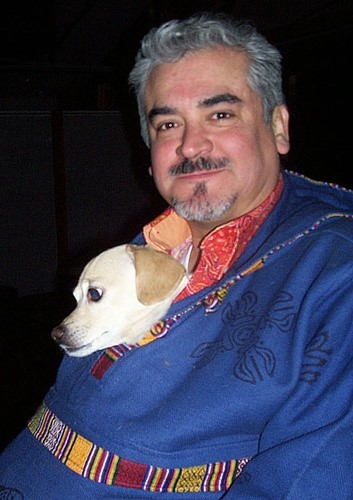
#> input picture phase 4/Lab 4.6/gef_lab4_6/notebooks/pynq_dpu/img/1.jpeg, 353 x 500 px; its folder holds only this picture in this run
$ jupyter execute --allow-errors dpu_yolov3.ipynb   (shell and % lines are left out)
#> lines starting #> are read from the running program, lines starting #| are printed output that depends on the picture
# DPU example: YOLOv3
----

## Aim/s
* This notebooks shows an example of DPU applications. The application,as well as the DPU IP, is pulled from the official
[Vitis AI Github Repository](https://github.com/Xilinx/Vitis-AI).

## References
* [Vitis AI Github Repository](https://www.xilinx.com/products/design-tools/vitis/vitis-ai.html).

## Last revised
* Jun 27, 2022
    * Initial revision
----

## 1. Prepare the overlay
We will download the overlay onto the board.

[cell 1]
from pynq_dpu import DpuOverlay
#> (the rest of this cell did not finish here and is left out)

#> (a cell that did not finish here is left out)

## 2. Utility functions

In this section, we will prepare a few functions for later use.

[cell 3]
import os
import time
import numpy as np
import cv2
import random
import colorsys
from matplotlib.patches import Rectangle
import matplotlib.pyplot as plt

The `load_model()` method will automatically prepare the `graph`
which is used by VART.

**Note** For the KV260 board you may see TLS memory allocation errors if cv2 gets loaded before loading the vitis libraries in the Jupyter Lab environment. Make sure to load cv2 first in these cases.

#> (a cell that did not finish here is left out)

Let's first define a few useful preprocessing functions.

[cell 5]
anchor_list = [10,13,16,30,33,23,30,61,62,45,59,119,116,90,156,198,373,326]
anchor_float = [float(x) for x in anchor_list]
anchors = np.array(anchor_float).reshape(-1, 2)

[cell 6]
'''Get model classification information'''
def get_class(classes_path):
    with open(classes_path) as f:
        class_names = f.readlines()
    class_names = [c.strip() for c in class_names]
    return class_names

classes_path = "img/voc_classes.txt"
#> (the rest of this cell did not finish here and is left out)

#> (a cell that did not finish here is left out)

[cell 8]
'''resize image with unchanged aspect ratio using padding'''
def letterbox_image(image, size):
    ih, iw, _ = image.shape
    w, h = size
    scale = min(w/iw, h/ih)
    #print(scale)

    nw = int(iw*scale)
    nh = int(ih*scale)
    #print(nw)
    #print(nh)

    image = cv2.resize(image, (nw,nh), interpolation=cv2.INTER_LINEAR)
    new_image = np.ones((h,w,3), np.uint8) * 128
    h_start = (h-nh)//2
    w_start = (w-nw)//2
    new_image[h_start:h_start+nh, w_start:w_start+nw, :] = image
    return new_image


'''image preprocessing'''
def pre_process(image, model_image_size):
    image = image[...,::-1]
    image_h, image_w, _ = image.shape

    if model_image_size != (None, None):
        assert model_image_size[0]%32 == 0, 'Multiples of 32 required'
        assert model_image_size[1]%32 == 0, 'Multiples of 32 required'
        boxed_image = letterbox_image(image, tuple(reversed(model_image_size)))
    else:
        new_image_size = (image_w - (image_w % 32), image_h - (image_h % 32))
        boxed_image = letterbox_image(image, new_image_size)
    image_data = np.array(boxed_image, dtype='float32')
    image_data /= 255.
    image_data = np.expand_dims(image_data, 0)
    return image_data

We will also define a few functions to post-process the output after running a DPU task.

[cell 9]
# [48 lines left out: functions _get_feats, correct_boxes, boxes_and_scores, not called in this run]

[cell 10]
'''Draw detection frame'''
# [63 lines left out: functions draw_bbox, nms_boxes, not called in this run]

[cell 11]
# [17 lines left out: function draw_boxes, not called in this run]

[cell 12]
# [37 lines left out: function evaluate, not called in this run]

Keep in mind that our original images are 640x480 so we need to preprocess them
later to make sure it fits our model.

[cell 13]
image_folder = 'img'
original_images = sorted([i for i in os.listdir(image_folder) if i.endswith("jpeg")])
total_images = len(original_images)

[cell 14]
total_images

## 3. Use VART
Now we should be able to use VART to do image classification.

#> (a cell that did not finish here is left out)

#> (a cell that did not finish here is left out)

#> (a cell that did not finish here is left out)

#> (a cell that did not finish here is left out)

#> (a cell that did not finish here is left out)

#> (a cell that did not finish here is left out)

We can define a few buffers to store input and output data. They will be reused
during multiple runs.

#> (a cell that did not finish here is left out)

Remember that we have a list of `original_images`.
We can now define a new function `run()` which takes the image index as
the input, then decode and post-process the output as the detection result.
With the argument `display` set to `True`, the original image as well as the
detected objects and their labels can be rendered.

It is obvious that the range of `image_index` should be [0, `total_images`-1].

[cell 22]
def run(image_index, display=False):
    # Read input image
    input_image = cv2.imread(os.path.join(image_folder, original_images[image_index]))

    # Pre-processing
    image_size = input_image.shape[:2]
    image_data = np.array(pre_process(input_image, (416, 416)), dtype=np.float32)

    # Fetch data to DPU and trigger it
    image[0,...] = image_data.reshape(shapeIn[1:])
    job_id = dpu.execute_async(input_data, output_data)
    dpu.wait(job_id)

    # Retrieve output data
    conv_out0 = np.reshape(output_data[0], shapeOut0)
    conv_out1 = np.reshape(output_data[1], shapeOut1)
    conv_out2 = np.reshape(output_data[2], shapeOut2)
    yolo_outputs = [conv_out0, conv_out1, conv_out2]

    # Decode output from YOLOv3
    boxes, scores, classes = evaluate(yolo_outputs, image_size, class_names, anchors)

    if display:
        _ = draw_boxes(input_image, boxes, scores, classes)
    print("Number of detected objects: {}".format(len(boxes)))

[cell 23]
#asa

Let's run it for 1 image and print out the detected label.

#> (a cell that did not finish here is left out)


We can also run it for multiple images as shown below. In this example
we have only used 1 thread; in principle, users should be able to boost
the performance by employing more threads.

[cell 25]
time1 = time.time()
#> (the rest of this cell did not finish here and is left out)

#> call 2 of run, with image_index = 0, display = False
#> in run, input_image is the input picture: shape (500, 353, 3); mean B, G, R 81, 60.9, 63.6
#> in letterbox_image, `image = cv2.resize(image, (nw,nh), interpolation=cv2.INTER_LINEAR)`:
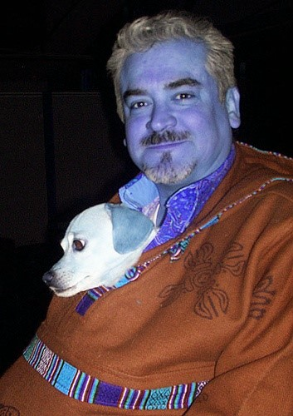
#> image: shape (416, 293, 3); mean of channels 0, 1, 2 63.4, 60.8, 80.9; drawn as B, G, R
#> in letterbox_image, `new_image[h_start:h_start+nh, w_start:w_start+nw, :] = image`:
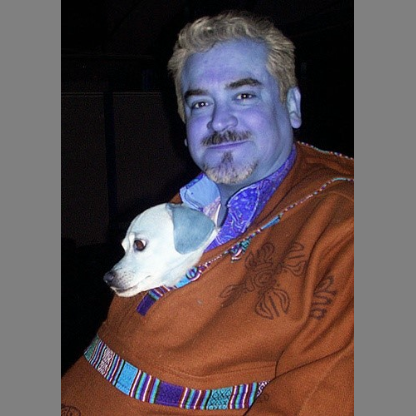
#> new_image: shape (416, 416, 3); mean of channels 0, 1, 2 82.5, 80.6, 94.8; drawn as B, G, R

$ run again, on phase 4/Lab 4.6/gef_lab4_6/notebooks/pynq_dpu/img/2.jpeg
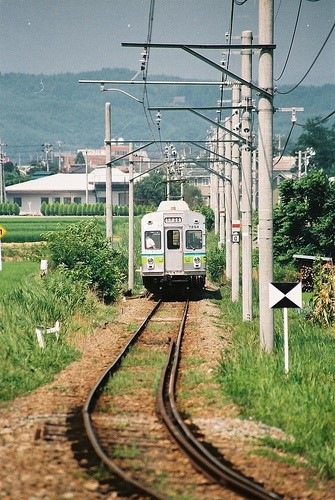
#> input picture phase 4/Lab 4.6/gef_lab4_6/notebooks/pynq_dpu/img/2.jpeg, 335 x 500 px
#> in run, input_image is the input picture: shape (500, 335, 3); mean B, G, R 113.4, 137.3, 133.4
#> in letterbox_image, `image = cv2.resize(image, (nw,nh), interpolation=cv2.INTER_LINEAR)`:
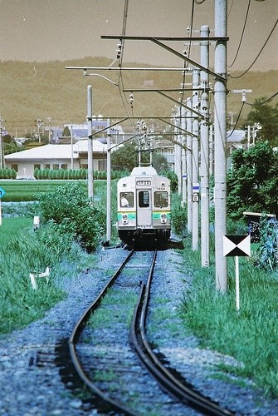
#> image: shape (416, 278, 3); mean of channels 0, 1, 2 133.3, 137.2, 113.2; drawn as B, G, R
#> in letterbox_image, `new_image[h_start:h_start+nh, w_start:w_start+nw, :] = image`:
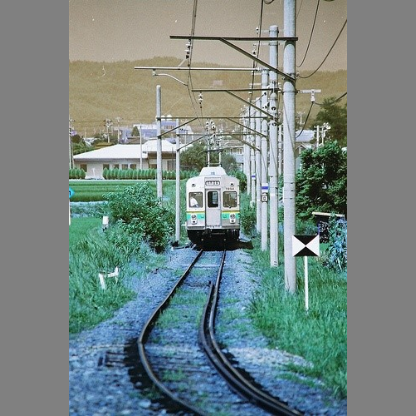
#> new_image: shape (416, 416, 3); mean of channels 0, 1, 2 131.5, 134.1, 118.1; drawn as B, G, R

$ run again, on phase 4/Lab 4.6/gef_lab4_6/notebooks/pynq_dpu/img/3.jpeg
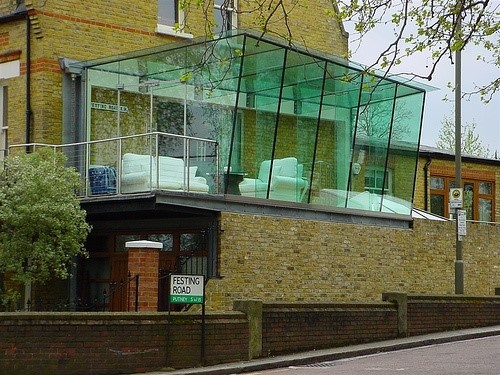
#> input picture phase 4/Lab 4.6/gef_lab4_6/notebooks/pynq_dpu/img/3.jpeg, 500 x 375 px
#> in run, input_image is the input picture: shape (375, 500, 3); mean B, G, R 78.7, 104.7, 99.3
#> in letterbox_image, `image = cv2.resize(image, (nw,nh), interpolation=cv2.INTER_LINEAR)`:
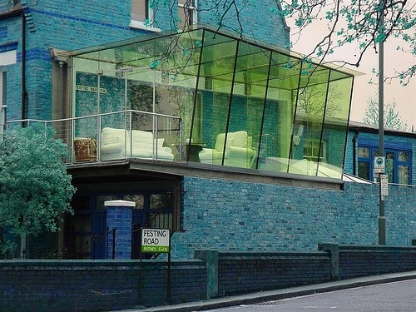
#> image: shape (312, 416, 3); mean of channels 0, 1, 2 99.2, 104.6, 78.6; drawn as B, G, R
#> in letterbox_image, `new_image[h_start:h_start+nh, w_start:w_start+nw, :] = image`:
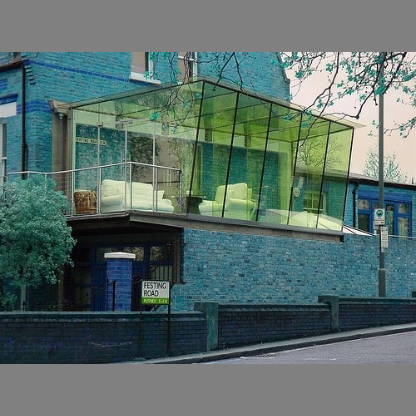
#> new_image: shape (416, 416, 3); mean of channels 0, 1, 2 106.4, 110.5, 90.9; drawn as B, G, R

$ run again, on phase 4/Lab 4.6/gef_lab4_6/notebooks/pynq_dpu/img/4.jpeg
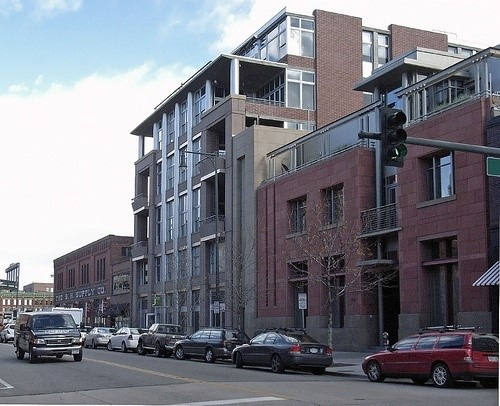
#> input picture phase 4/Lab 4.6/gef_lab4_6/notebooks/pynq_dpu/img/4.jpeg, 500 x 406 px
#> in run, input_image is the input picture: shape (406, 500, 3); mean B, G, R 132.6, 123.8, 122.4
#> in letterbox_image, `image = cv2.resize(image, (nw,nh), interpolation=cv2.INTER_LINEAR)`:
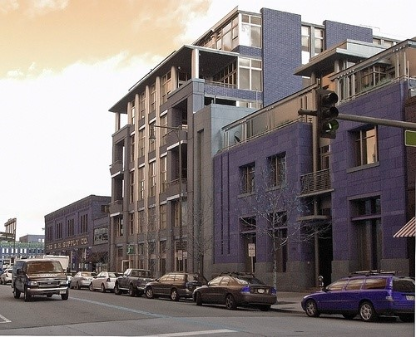
#> image: shape (337, 416, 3); mean of channels 0, 1, 2 122.3, 123.7, 132.5; drawn as B, G, R
#> in letterbox_image, `new_image[h_start:h_start+nh, w_start:w_start+nw, :] = image`:
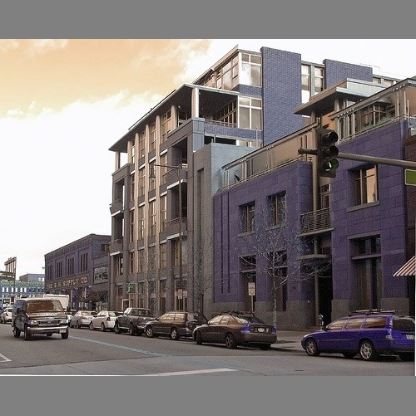
#> new_image: shape (416, 416, 3); mean of channels 0, 1, 2 123.4, 124.5, 131.7; drawn as B, G, R

$ run again, on phase 4/Lab 4.6/gef_lab4_6/notebooks/pynq_dpu/img/10.jpeg
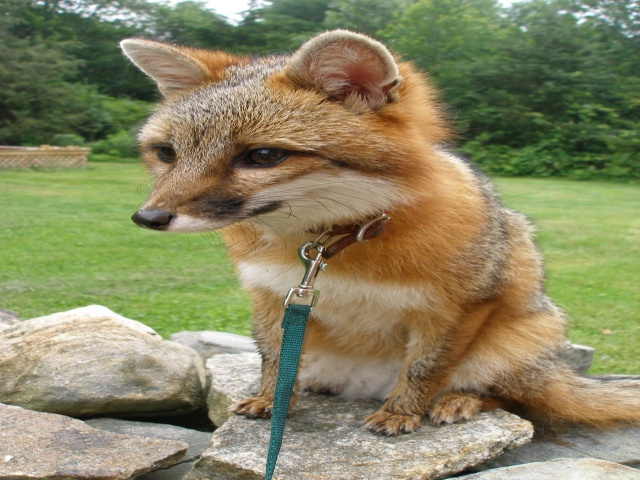
#> input picture phase 4/Lab 4.6/gef_lab4_6/notebooks/pynq_dpu/img/10.jpeg, 640 x 480 px
#> in run, input_image is the input picture: shape (480, 640, 3); mean B, G, R 98.8, 133.9, 136.6
#> in letterbox_image, `image = cv2.resize(image, (nw,nh), interpolation=cv2.INTER_LINEAR)`:
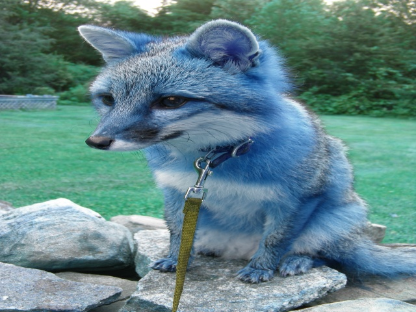
#> image: shape (312, 416, 3); mean of channels 0, 1, 2 136.5, 133.7, 98.7; drawn as B, G, R
#> in letterbox_image, `new_image[h_start:h_start+nh, w_start:w_start+nw, :] = image`:
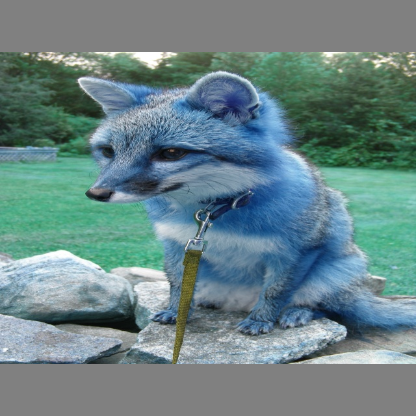
#> new_image: shape (416, 416, 3); mean of channels 0, 1, 2 134.4, 132.3, 106; drawn as B, G, R
